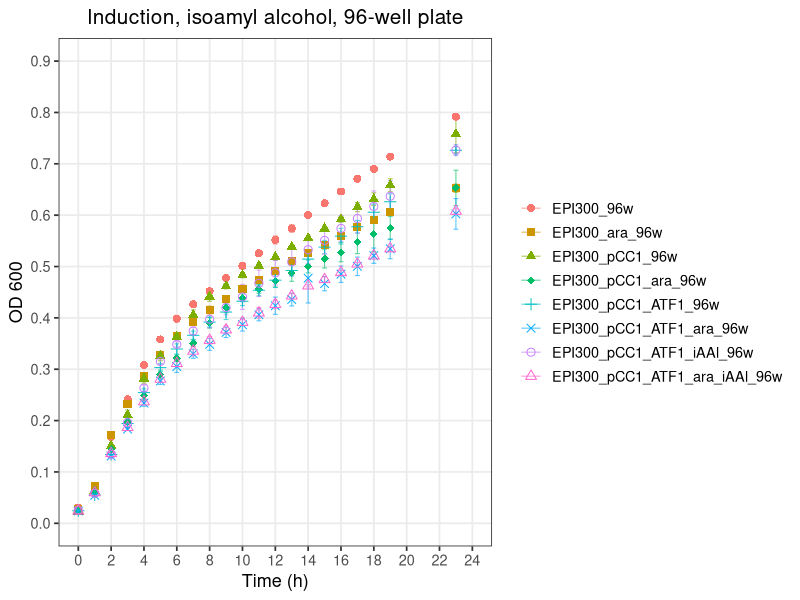
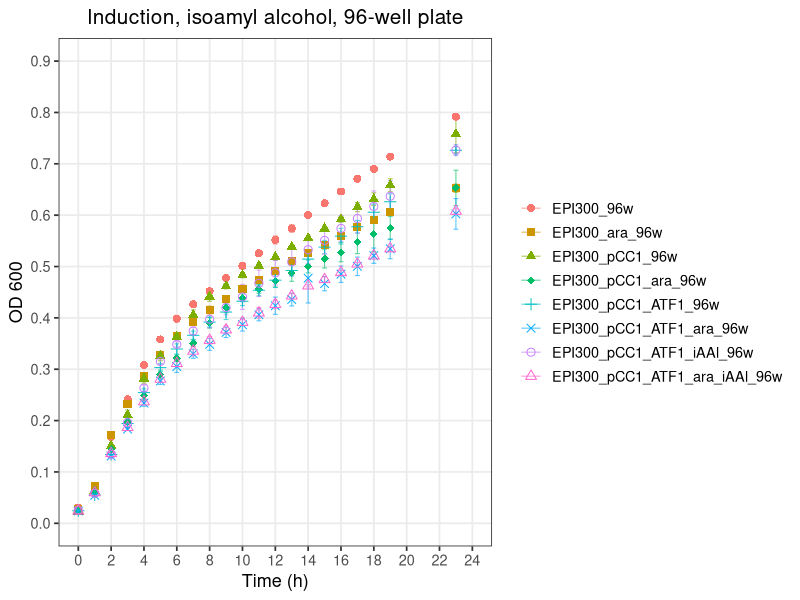

R code for these plots, in order:
# ============================================================
# Plot: Induction, isoamyl alcohol, 96-well plate (OD600 vs Time)
# ============================================================

library(tidyverse)

# ---- 1. Read the raw CSV --------------------------------------------------
# The file has a 2-row header:
#   Row 1: strain names (merged across Avg/SD column pairs)
#   Row 2: "Avg" / "SD" labels
# We read both header rows manually, then build clean column names.

raw <- read_csv("Arab_Induction_96w.csv", col_names = FALSE, skip = 2,
                show_col_types = FALSE)

header1 <- read_csv("Arab_Induction_96w.csv", col_names = FALSE, n_max = 1,
                    show_col_types = FALSE) |> unlist(use.names = FALSE)
header2 <- read_csv("Arab_Induction_96w.csv", col_names = FALSE, skip = 1, n_max = 1,
                    show_col_types = FALSE) |> unlist(use.names = FALSE)

# Forward-fill the strain names across their Avg/SD column pair
strain_names <- header1
for (i in seq_along(strain_names)) {
  if (is.na(strain_names[i]) && i > 1) strain_names[i] <- strain_names[i - 1]
}

# Drop fully empty trailing columns
keep <- !is.na(header2) | seq_along(header2) == 1
raw         <- raw[, keep]
strain_names <- strain_names[keep]
header2      <- header2[keep]

# Build final column names: "Time", "<strain>_Avg", "<strain>_SD"
col_names <- c("Time",
               paste0(strain_names[-1], "_", header2[-1]))
colnames(raw) <- col_names

# ---- 2. Reshape to long format (Avg + SD, for plotting with error bars) ---
strains <- unique(strain_names[-1])

df_long <- raw |>
  pivot_longer(
    cols = -Time,
    names_to = c("Strain", ".value"),
    names_pattern = "(.*)_(Avg|SD)"
  ) |>
  rename(OD600 = Avg, SD = SD) |>
  mutate(Strain = factor(Strain, levels = strains))

# ---- 3. Plot ---------------------------------------------------------------
# 8 visually distinct shapes (mix of filled/open so they're tellable apart
# even without color): circle, square, triangle, diamond, plus, x, open circle, open triangle
shape_values <- c(16, 15, 17, 18, 3, 4, 1, 2)

p <- ggplot(df_long, aes(x = Time, y = OD600, color = Strain, shape = Strain)) +
  geom_errorbar(aes(ymin = OD600 - SD, ymax = OD600 + SD), width = 0.3,
                linewidth = 0.4, alpha = 0.6) +
  geom_point(size = 2.4) +
  scale_shape_manual(values = shape_values) +
  scale_x_continuous(breaks = seq(0, 24, by = 2), limits = c(0, 24)) +
  scale_y_continuous(breaks = seq(0, 0.9, by = 0.1), limits = c(0, 0.9)) +
  labs(
    title = "Induction, isoamyl alcohol, 96-well plate",
    x = "Time (h)",
    y = "OD 600",
    color = NULL,
    shape = NULL
  ) +
  theme_bw(base_size = 13) +
  theme(
    panel.grid.minor = element_blank(),
    plot.title = element_text(hjust = 0.5, size = 15),
    legend.key = element_blank()
  )

print(p)

ggsave("induction_Combined_96w.png", p, width = 9, height = 5, dpi = 300)
